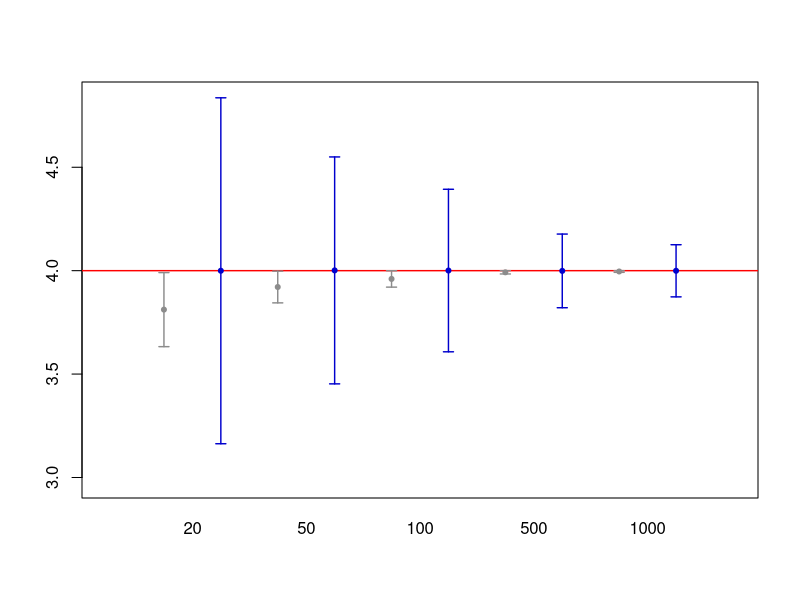

Write R code to recreate this figure.
sim.unif.med<-function(n, b){
  x<-runif(n, 0, b)
  est1<-max(x)/2
  est2<-median(x)
  c(est1, est2)
}

rs1<-replicate(30000, sim.unif.med(n=20, b=8)) #sredna ocenka na es1 i est za n=20
rs2<-replicate(30000, sim.unif.med(n=50, b=8))
rs3<-replicate(30000, sim.unif.med(n=100, b=8))
rs4<-replicate(30000, sim.unif.med(n=500, b=8))
rs5<-replicate(30000, sim.unif.med(n=1000, b=8))

rs<-rbind(rs1, rs2, rs3, rs4, rs5)

rs.mean<-apply(rs, 1, mean)
rs.sd<-apply(rs, 1, sd)

true.val<-4

myplot1 <- function(rs.mean, rs.sd, true.val) {
  i1 <- min(rs.mean) - max(rs.sd)
  i2 <- max(rs.mean) + max(rs.sd)
  
  plot( 1, xlim=c(0,11), ylim=c(i1,i2), pch="", 
        xlab="", ylab="",  xaxt="n" )
  abline( h=true.val, col="red", lwd=1.4 )
  arrows( c(1:10), rs.mean-rs.sd, c(1:10), rs.mean+rs.sd, 
          code=3, angle=90, 
          length=0.05, lwd=1.4, col=c("gray55", "blue3") )
  points( c(1:10), rs.mean, pch=20, type="p", 
          col=c("gray55", "blue3") )
  axis( side=1, at=seq(1.5, 9.5, 2), 
        labels=c(20, 50, 100, 500, 1000), tick=FALSE )
}

myplot1(rs.mean, rs.sd, true.val)